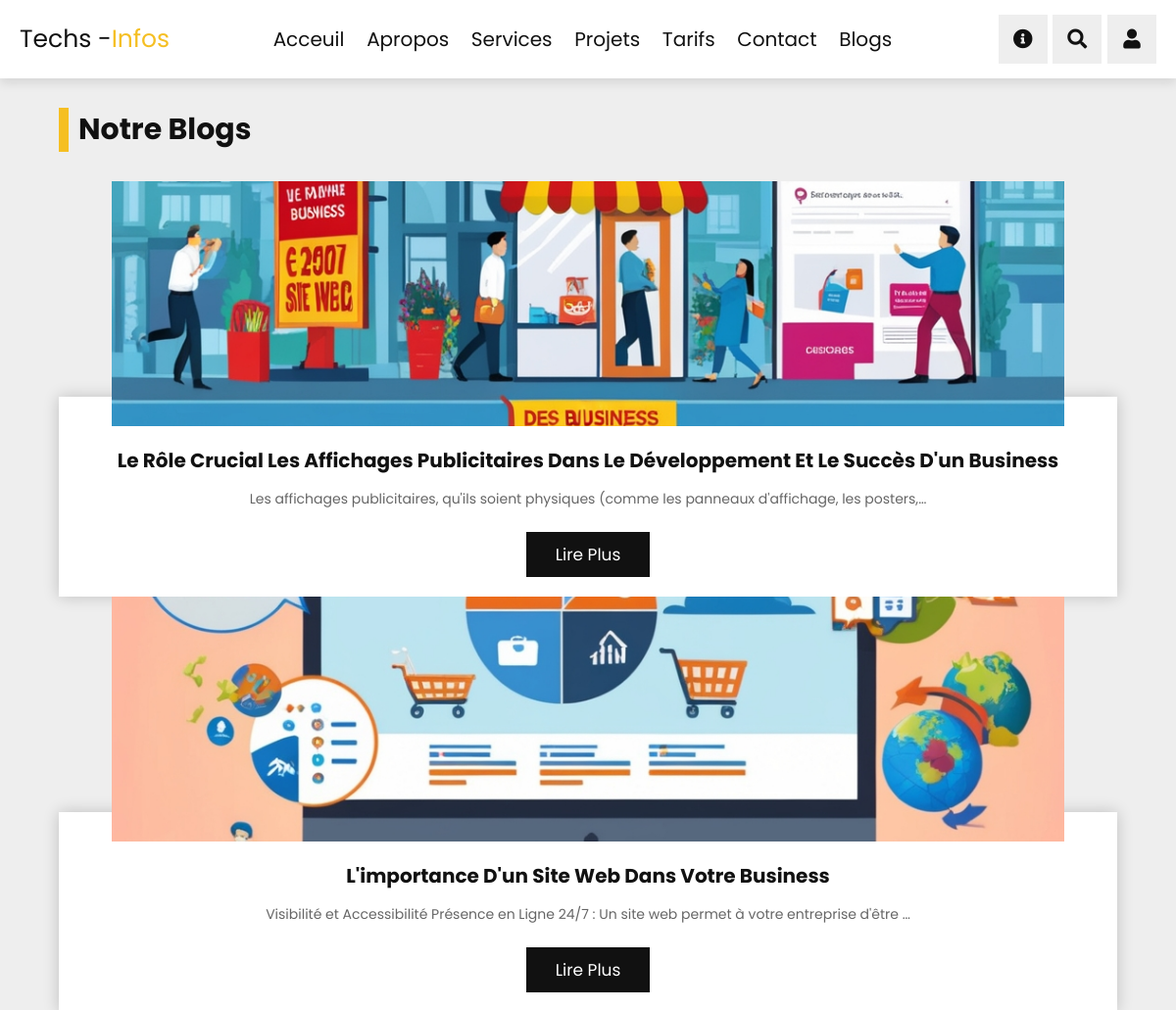
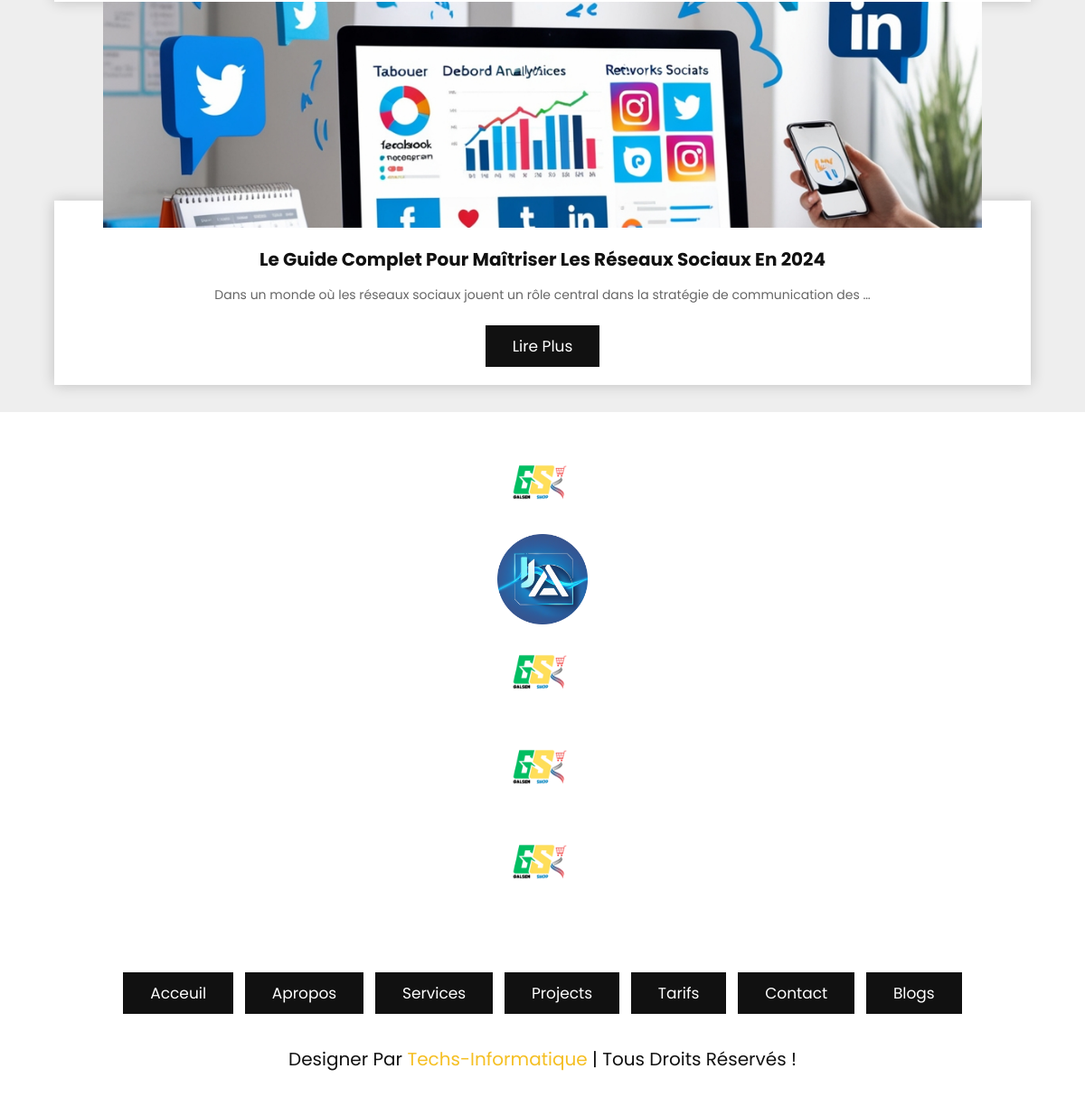
Screenshot of /blogs with the database file from the repository (2 pictures, top to bottom).
### tech/models.py (models this page shows)
class Blogs(models.Model):
    title = RichTextField()
    description = RichTextField()
    image = models.ImageField()
    date = models.DateField(auto_now_add=True)

### tech/views.py (the view)
# urls.py: path("blogs", views.blogs, name="blogs"),
def blogs(request):
    myblog = Blogs.objects.all()
    context = {
        "myblog": myblog
    }
    return render(request, "solution/blogs.html", context)

### tech/templates/solution/blogs.html (shortened to what this page needs)
{% extends 'base.html' %} {% load static %}{% block content %}
<section class="blogs" id="blogs">
    <h1 class="heading"> Notre blogs </h1>
    <div class="swiper blogs-slider">
       <div class="swiper-wrapper">
           {% for blogs in myblog %}
          <div class="swiper-slide slide">
             <div class="image">
                <img src="{{ blogs.image.url }}" alt="">
             </div>
             <div class="content">
                <h3>{{blogs.title}}</h3>
                <p>{{blogs.description|truncatechars:100|safe}}</p>
                <a href="{% url 'blogdetail' blogs.title %}" class="btn">Lire plus</a>
             </div>
          </div>
            {% endfor %}
       </div>
    </div>
 </section>
 {% endblock content %}

### tech/static/css/style.css (style rules this page uses)
:root { --yellow: #f5bf23; --black: #111; --white: #fff; --light-color: #666; --light-bg: #eee; --box-shadow: 0 .5rem 1rem rgba(0, 0, 0, .1); --border: .1rem solid rgba(0, 0, 0, .3); }
* { font-family: 'Poppins', sans-serif; margin: 0; padding: 0; -webkit-box-sizing: border-box; box-sizing: border-box; outline: none; border: none; text-decoration: none; }
html { font-size: 62.5%; overflow-x: hidden; scroll-behavior: smooth; scroll-padding-top: 7rem; }
section { padding: 5rem 10%; }
.heading { margin-bottom: 3rem; font-size: 3rem; color: var(--black); text-transform: capitalize; padding-left: 1rem; border-left: 1rem solid var(--yellow); }
.btn { display: inline-block; margin-top: 1rem; padding: 1rem 3rem; background: var(--black); color: var(--white); cursor: pointer; font-size: 1.7rem; text-transform: capitalize; -webkit-transition: .2s linear; transition: .2s linear; }
.blogs { background: var(--light-bg); }
.blogs .slide { text-align: center; }
.blogs .slide .image { height: 25rem; width: 90%; overflow: hidden; margin: 0 auto; margin-bottom: -3rem; }
.blogs .slide .image img { height: 100%; width: 100%; -o-object-fit: cover; object-fit: cover; -webkit-transition: .2s linear; transition: .2s linear; }
.blogs .slide .content { padding: 2rem; padding-top: 5rem; background: var(--white); -webkit-box-shadow: 0 0 1.5rem rgba(0, 0, 0, 0.2); box-shadow: 0 0 1.5rem rgba(0, 0, 0, 0.2); }
.blogs .slide .content h3 { font-size: 2rem; color: var(--black); text-transform: capitalize; }
.blogs .slide .content p { padding: 1rem 0; font-size: 1.4rem; color: var(--light-color); line-height: 2; }
@media (max-width: 1200px) { section { padding: 3rem 5%; } }

### rows the page displays
Blogs: image (picture), title "Le Rôle Crucial Les Affichages Publicitaires Dans Le Développement Et Le Succès D'un Business", description "Les affichages publicitaires, qu'ils soient physiques (comme les panneaux d'affichage, les posters,…"
Blogs: image (picture), title "L'importance D'un Site Web Dans Votre Business", description "Visibilité et Accessibilité Présence en Ligne 24/7 : Un site web permet à votre entreprise d'être …"
Blogs: image (picture), title "Le Guide Complet Pour Maîtriser Les Réseaux Sociaux En 2024", description "Dans un monde où les réseaux sociaux jouent un rôle central dans la stratégie de communication des …"
